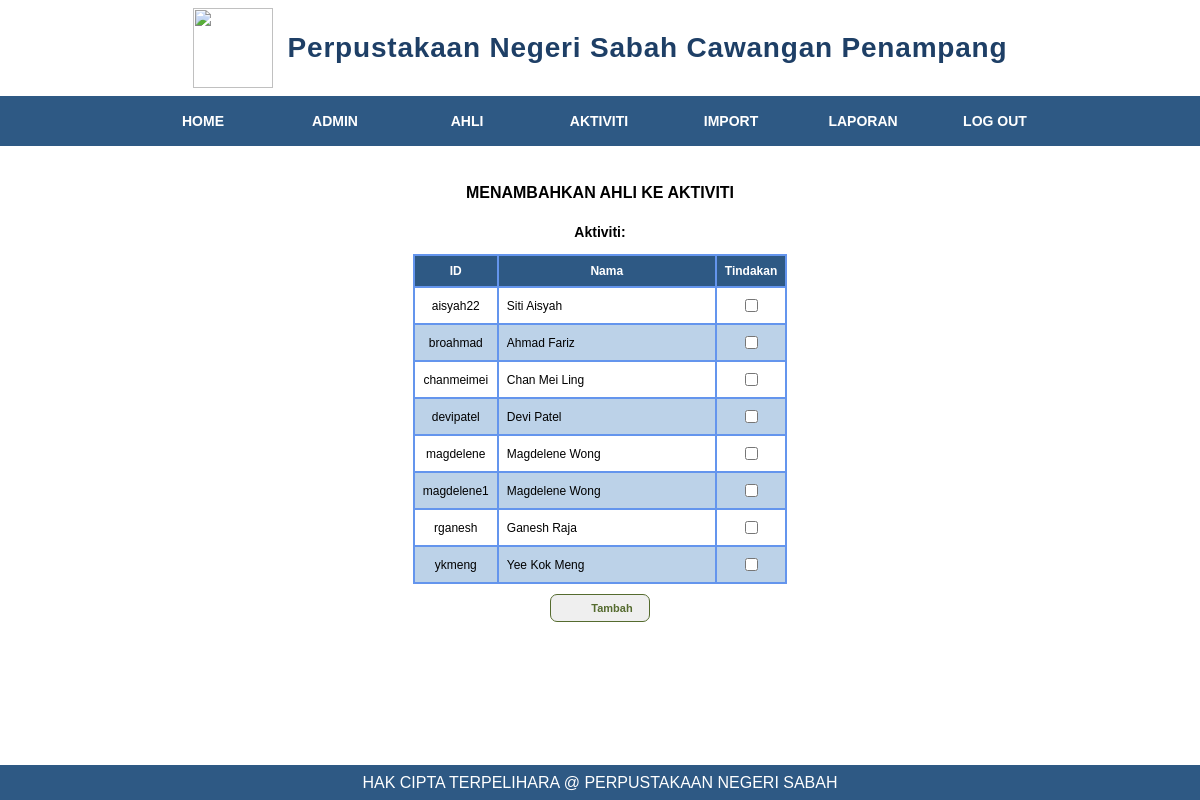
The page /kehadiran_ahli.php on the database its author committed.
### tables this page shows
CREATE TABLE `ahli` (
  `idahli` varchar(15) NOT NULL,
  `password` varchar(30) NOT NULL,
  `namaahli` varchar(30) NOT NULL
);

### kehadiran_ahli.php (the view, shortened to what this page needs)
<?php
include("sambungan.php");
include("admin_menu.php");
?>
<link rel="stylesheet" href="aasenarai.css">
<link rel="stylesheet" href="aabutton.css">
<main>
    <form action="kehadiran_insert.php" method="post">
        <table>
            <tr>
                <th>ID</th>
                <th>Nama</th>
                <th>Tindakan</th>
            </tr>
            <?php
                $sql = "select * from aktiviti where idaktiviti = '$idaktiviti'";
                $result = mysqli_query($sambungan, $sql);
                $aktiviti = mysqli_fetch_array($result);
                $namaaktiviti = $aktiviti["namaaktiviti"];
                echo "<div class='laporan'>
                <h3 class='tajuk'>MENAMBAHKAN AHLI KE AKTIVITI</h3>
                <h3 class='laporan'>Aktiviti: $namaaktiviti<br>
                </div>";
                $sql = "select * from ahli where idahli
                    NOT IN (SELECT idahli FROM kehadiran WHERE idaktiviti = '$idaktiviti');";
                $result = mysqli_query($sambungan, $sql);
                while($ahli = mysqli_fetch_array($result)){
                    echo "<tr><td>$ahli[idahli]</td>
                    <td class='nama'>$ahli[namaahli]</td>
                    <td><input type='checkbox' name='$ahli[idahli]'></td></tr>";
                }
            ?>
        </table>
        <center>
            <button class="tambah" type="submit" name="submit">Tambah</button>
        </center>
    </form>
</main>
<?php
include("footer.php");
?>

### admin_menu.php (shortened to what this page needs)
<link rel="stylesheet" href="aamenu.css">
<header>
    <img class="logo" src="imej/logo.png">
    <h1>Perpustakaan Negeri Sabah Cawangan Penampang</h1>
</header>
<nav>
    <ul>
        <li>
            <a href="admin_home.php"><b>HOME</b></a>
        </li>
    </ul>
    <ul>
        <li>
            <a href="#"><b>ADMIN</b></a>
        </li>
    </ul>
    <ul>
        <li>
            <a href="#"><b>AHLI</b></a>
        </li>
    </ul>
    <ul>
        <li>
            <a href="#"><b>AKTIVITI</b></a>
        </li>
    </ul>
    <ul>
        <li>
            <a href="import.php"><b>IMPORT</b></a>
        </li>
    </ul>
    <ul>
        <li>
            <a href="kehadiran_pilih.php"><b>LAPORAN</b></a>
        </li>
    </ul>
    <ul>
        <li>
            <a href="javascript:logout();"><b>LOG OUT</b></a>
        </li>
    </ul>
</nav>

### footer.php
<footer>
HAK CIPTA TERPELIHARA @ PERPUSTAKAAN NEGERI SABAH<br>
</footer>

### aamenu.css (style rules this page uses)
h1 { font-family: 'Poppins', sans-serif; font-size: 28px; font-weight: bold; text-align: center; letter-spacing: 0.8px; color: #1e3f66; }
img.logo { width: 80px; margin-right: 15px; }
header { position: sticky; top: 0; height: 96px; background-image: url(imej/header.jpg); display: flex; align-items: center; justify-content: center; }
nav { position: sticky; top: 96; width: 100%; height: 50px; padding: 0px; background-color: #2e5984; display: flex; align-items: center; justify-content: center; }
main { display: block; padding-bottom: 40px; }
footer { font-family: 'Poppins', sans-serif; bottom: 0; width: 100%; height: 35px; background-color: #2e5984; color: white; text-align: center; position: fixed; display: flex; align-items: center; justify-content: center; }
ul { font-family: 'Poppins', sans-serif; list-style: none; padding: 0px; margin: 0px; text-align: center; }
ul li { font-family: 'Poppins', sans-serif; display: block; float: left; }
ul li a { font-family: 'Poppins', sans-serif; font-size: 14px; font-weight: normal; text-align: center; color: white; width: 110px; padding: 10px; background-color: #2e5984; margin-right: 2px; display: block; text-decoration: none; }

### aasenarai.css (style rules this page uses)
table { font-family: 'Poppins', sans-serif; font-size: 12px; font-weight: normal; text-align: center; margin: 0px auto; border-collapse: collapse; clear: left; }
h3 { font-family: 'Poppins', sans-serif; }
h3.tajuk { font-size: 16px; padding: 8px; margin: 0px auto; border-radius: 10px; color: black; margin-top: 30px; }
h3.laporan { font-size: 14px; color: black; }
div.laporan { width: 100%; text-align: center; }
td,th { padding: 8px; border: 2px solid cornflowerblue; }
td.nama { width: 200px; text-align: left; }
tr:nth-child(odd) { background-color: #BCD2E8; }
tr:nth-child(even) { background-color: white; }
th { font-weight: bold; color: white; background-color: #2e5984; }

### aabutton.css (style rules this page uses)
button { font-family: 'Poppins', sans-serif; font-weight: bold; font-size: 11px; text-align: center; color: darkolivegreen; width: 100px; padding: 7px 8px 7px 32px; border: 1px solid darkolivegreen; border-radius: 7px; margin-top: 10px; background-position: 5px; background-size: 35px; background-repeat: no-repeat; }
button.tambah { background-image: url(imej/tambah.png); }

### rows shown on the page
ahli: idahli "aisyah22", namaahli "Siti Aisyah"
ahli: idahli "broahmad", namaahli "Ahmad Fariz"
ahli: idahli "chanmeimei", namaahli "Chan Mei Ling"
ahli: idahli "devipatel", namaahli "Devi Patel"
ahli: idahli "magdelene", namaahli "Magdelene Wong"
ahli: idahli "magdelene1", namaahli "Magdelene Wong"
ahli: idahli "rganesh", namaahli "Ganesh Raja"
ahli: idahli "ykmeng", namaahli "Yee Kok Meng"
